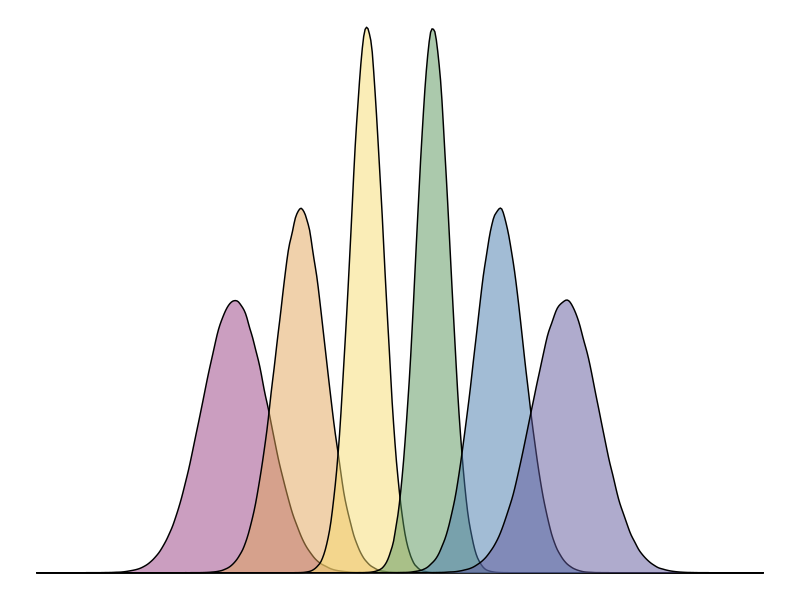
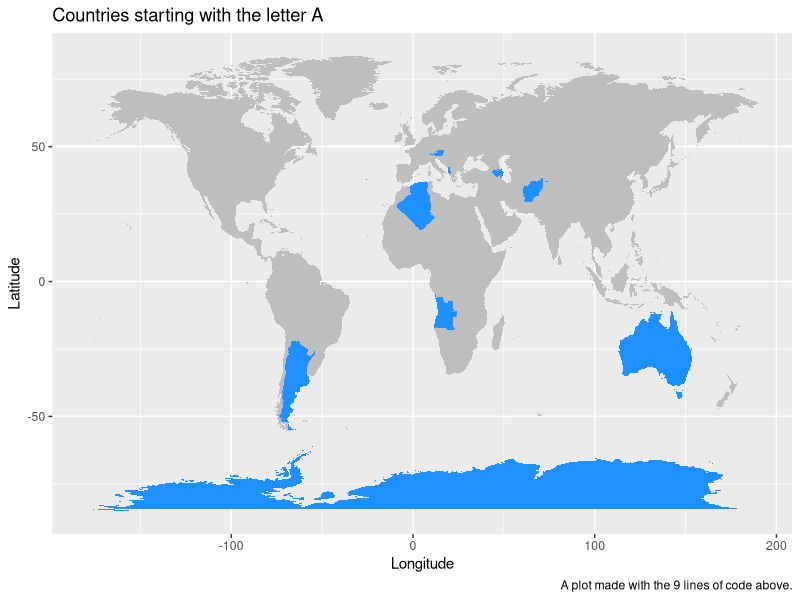

The R script that drew these images, in order:
## ---- chunk 1
library(tidyverse)

## palette with psyTeachR logo colour
psyteachr_colours <- function(vals = 1:6) {
  ptrc <- c(
    "pink" = "#983E82",
    "orange" = "#E2A458",
    "yellow" = "#F5DC70",
    "green" = "#59935B",
    "blue" = "#467AAC",
    "purple" = "#61589C"
  )
  
  unname(ptrc[vals])
}
psyteachr_colors <- psyteachr_colours


## ---- chunk 2

n <- 1e6
means <- c(40, 60, 80, 100, 120, 140)
sds <- c(10, 7.5, 5, 5, 7.5, 10)

tibble(
  grp = rep(LETTERS[1:6], each = n),
  val = rep(means, each = n) +
        rnorm(n*6, 0, rep(sds, each = n))
) %>%
  ggplot(aes(val, fill = grp)) +
  geom_density(alpha = 0.5, show.legend = F, trim = FALSE) +
  scale_fill_manual(values = psyteachr_colours()) +
  xlim(-20,200) +
  theme_void()
## ---- chunk 3

library(tidyverse)

map_data("world") %>%
  mutate(startsA = substring(region, 1, 1) == "A") %>%
  ggplot(aes(x=long, y=lat, group=group, fill=startsA)) + 
  geom_polygon(show.legend=FALSE) +
  labs(title = "Countries starting with the letter A",
       caption = "A plot made with the 9 lines of code above.",
       x = "Longitude", y = "Latitude") +
  scale_fill_manual(values = c("grey", "dodgerblue"))

